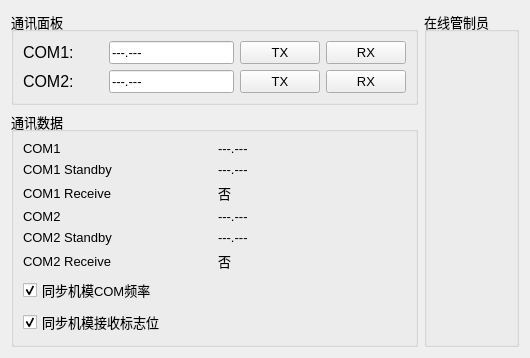
<?xml version="1.0" encoding="UTF-8"?>
<ui version="4.0">
 <class>ClientWindow</class>
 <widget class="QWidget" name="ClientWindow">
  <property name="geometry">
   <rect>
    <x>0</x>
    <y>0</y>
    <width>512</width>
    <height>348</height>
   </rect>
  </property>
  <property name="minimumSize">
   <size>
    <width>0</width>
    <height>0</height>
   </size>
  </property>
  <property name="font">
   <font>
    <family>Leelawadee UI</family>
    <pointsize>10</pointsize>
   </font>
  </property>
  <property name="windowTitle">
   <string>PilotClient</string>
  </property>
  <layout class="QGridLayout" name="gridLayout_2">
   <item row="0" column="1" rowspan="3">
    <widget class="QGroupBox" name="group_controllers">
     <property name="enabled">
      <bool>true</bool>
     </property>
     <property name="sizePolicy">
      <sizepolicy hsizetype="Fixed" vsizetype="Preferred">
       <horstretch>0</horstretch>
       <verstretch>0</verstretch>
      </sizepolicy>
     </property>
     <property name="font">
      <font>
       <family>Leelawadee UI</family>
       <pointsize>10</pointsize>
      </font>
     </property>
     <property name="title">
      <string>在线管制员</string>
     </property>
     <layout class="QVBoxLayout" name="verticalLayout">
      <item>
       <layout class="QVBoxLayout" name="controller_list"/>
      </item>
      <item>
       <spacer name="spacer_2">
        <property name="orientation">
         <enum>Qt::Orientation::Vertical</enum>
        </property>
        <property name="sizeHint" stdset="0">
         <size>
          <width>20</width>
          <height>40</height>
         </size>
        </property>
       </spacer>
      </item>
     </layout>
    </widget>
   </item>
   <item row="2" column="0">
    <spacer name="verticalSpacer">
     <property name="orientation">
      <enum>Qt::Orientation::Vertical</enum>
     </property>
     <property name="sizeHint" stdset="0">
      <size>
       <width>20</width>
       <height>40</height>
      </size>
     </property>
    </spacer>
   </item>
   <item row="0" column="0">
    <widget class="QGroupBox" name="group_com">
     <property name="font">
      <font>
       <family>Leelawadee UI</family>
       <pointsize>10</pointsize>
      </font>
     </property>
     <property name="title">
      <string>通讯面板</string>
     </property>
     <layout class="QGridLayout" name="gridLayout_3">
      <item row="0" column="0">
       <layout class="QGridLayout" name="layout_coms">
        <item row="1" column="3">
         <widget class="SelectedButton" name="button_com2_rx">
          <property name="sizePolicy">
           <sizepolicy hsizetype="Fixed" vsizetype="Fixed">
            <horstretch>0</horstretch>
            <verstretch>0</verstretch>
           </sizepolicy>
          </property>
          <property name="text">
           <string>RX</string>
          </property>
         </widget>
        </item>
        <item row="1" column="1">
         <widget class="QLineEdit" name="label_com2_freq">
          <property name="sizePolicy">
           <sizepolicy hsizetype="Fixed" vsizetype="Fixed">
            <horstretch>0</horstretch>
            <verstretch>0</verstretch>
           </sizepolicy>
          </property>
          <property name="text">
           <string>---.---</string>
          </property>
         </widget>
        </item>
        <item row="0" column="1">
         <widget class="QLineEdit" name="label_com1_freq">
          <property name="sizePolicy">
           <sizepolicy hsizetype="Fixed" vsizetype="Fixed">
            <horstretch>0</horstretch>
            <verstretch>0</verstretch>
           </sizepolicy>
          </property>
          <property name="text">
           <string>---.---</string>
          </property>
         </widget>
        </item>
        <item row="1" column="2">
         <widget class="SelectedButton" name="button_com2_tx">
          <property name="sizePolicy">
           <sizepolicy hsizetype="Fixed" vsizetype="Fixed">
            <horstretch>0</horstretch>
            <verstretch>0</verstretch>
           </sizepolicy>
          </property>
          <property name="text">
           <string>TX</string>
          </property>
         </widget>
        </item>
        <item row="1" column="0">
         <widget class="QLabel" name="label_com2">
          <property name="sizePolicy">
           <sizepolicy hsizetype="Fixed" vsizetype="Preferred">
            <horstretch>0</horstretch>
            <verstretch>0</verstretch>
           </sizepolicy>
          </property>
          <property name="minimumSize">
           <size>
            <width>80</width>
            <height>0</height>
           </size>
          </property>
          <property name="font">
           <font>
            <family>Leelawadee UI</family>
            <pointsize>12</pointsize>
           </font>
          </property>
          <property name="text">
           <string>COM2:</string>
          </property>
         </widget>
        </item>
        <item row="0" column="0">
         <widget class="QLabel" name="label_com1">
          <property name="sizePolicy">
           <sizepolicy hsizetype="Fixed" vsizetype="Preferred">
            <horstretch>0</horstretch>
            <verstretch>0</verstretch>
           </sizepolicy>
          </property>
          <property name="minimumSize">
           <size>
            <width>80</width>
            <height>0</height>
           </size>
          </property>
          <property name="font">
           <font>
            <family>Leelawadee UI</family>
            <pointsize>12</pointsize>
           </font>
          </property>
          <property name="text">
           <string>COM1:</string>
          </property>
         </widget>
        </item>
        <item row="0" column="2">
         <widget class="SelectedButton" name="button_com1_tx">
          <property name="sizePolicy">
           <sizepolicy hsizetype="Fixed" vsizetype="Fixed">
            <horstretch>0</horstretch>
            <verstretch>0</verstretch>
           </sizepolicy>
          </property>
          <property name="text">
           <string>TX</string>
          </property>
         </widget>
        </item>
        <item row="0" column="3">
         <widget class="SelectedButton" name="button_com1_rx">
          <property name="sizePolicy">
           <sizepolicy hsizetype="Fixed" vsizetype="Fixed">
            <horstretch>0</horstretch>
            <verstretch>0</verstretch>
           </sizepolicy>
          </property>
          <property name="text">
           <string>RX</string>
          </property>
         </widget>
        </item>
       </layout>
      </item>
     </layout>
    </widget>
   </item>
   <item row="1" column="0">
    <widget class="QGroupBox" name="group_info">
     <property name="title">
      <string>通讯数据</string>
     </property>
     <layout class="QGridLayout" name="gridLayout_4">
      <item row="1" column="1">
       <widget class="QLabel" name="com1_standby_v">
        <property name="text">
         <string>---.---</string>
        </property>
       </widget>
      </item>
      <item row="3" column="0">
       <widget class="QLabel" name="com2_active">
        <property name="text">
         <string>COM2</string>
        </property>
       </widget>
      </item>
      <item row="0" column="1">
       <widget class="QLabel" name="com1_active_v">
        <property name="text">
         <string>---.---</string>
        </property>
       </widget>
      </item>
      <item row="4" column="0">
       <widget class="QLabel" name="com2_standby">
        <property name="text">
         <string>COM2 Standby</string>
        </property>
       </widget>
      </item>
      <item row="1" column="0">
       <widget class="QLabel" name="com1_standby">
        <property name="text">
         <string>COM1 Standby</string>
        </property>
       </widget>
      </item>
      <item row="7" column="0" colspan="2">
       <widget class="QCheckBox" name="sync_receive_flag">
        <property name="text">
         <string>同步机模接收标志位</string>
        </property>
        <property name="checked">
         <bool>true</bool>
        </property>
       </widget>
      </item>
      <item row="2" column="0">
       <widget class="QLabel" name="com1_receive">
        <property name="text">
         <string>COM1 Receive</string>
        </property>
       </widget>
      </item>
      <item row="4" column="1">
       <widget class="QLabel" name="com2_standby_v">
        <property name="text">
         <string>---.---</string>
        </property>
       </widget>
      </item>
      <item row="6" column="0" colspan="2">
       <widget class="QCheckBox" name="sync_frequency">
        <property name="text">
         <string>同步机模COM频率</string>
        </property>
        <property name="checked">
         <bool>true</bool>
        </property>
       </widget>
      </item>
      <item row="0" column="0">
       <widget class="QLabel" name="com1_active">
        <property name="text">
         <string>COM1</string>
        </property>
       </widget>
      </item>
      <item row="3" column="1">
       <widget class="QLabel" name="com2_active_v">
        <property name="text">
         <string>---.---</string>
        </property>
       </widget>
      </item>
      <item row="5" column="0">
       <widget class="QLabel" name="com2_receive">
        <property name="text">
         <string>COM2 Receive</string>
        </property>
       </widget>
      </item>
      <item row="5" column="1">
       <widget class="QLabel" name="com2_receive_v">
        <property name="text">
         <string>否</string>
        </property>
       </widget>
      </item>
      <item row="2" column="1">
       <widget class="QLabel" name="com1_receive_v">
        <property name="text">
         <string>否</string>
        </property>
       </widget>
      </item>
     </layout>
    </widget>
   </item>
  </layout>
 </widget>
 <customwidgets>
  <customwidget>
   <class>SelectedButton</class>
   <extends>QPushButton</extends>
   <header>src/ui/component/selected_button.h</header>
  </customwidget>
 </customwidgets>
 <resources/>
 <connections/>
</ui>
